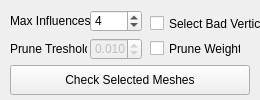
<?xml version="1.0" encoding="UTF-8"?>
<ui version="4.0">
 <class>checkSkinWidget</class>
 <widget class="QDockWidget" name="checkSkinWidget">
  <property name="geometry">
   <rect>
    <x>0</x>
    <y>0</y>
    <width>260</width>
    <height>100</height>
   </rect>
  </property>
  <property name="minimumSize">
   <size>
    <width>260</width>
    <height>100</height>
   </size>
  </property>
  <property name="maximumSize">
   <size>
    <width>260</width>
    <height>100</height>
   </size>
  </property>
  <property name="toolTip">
   <string/>
  </property>
  <property name="floating">
   <bool>true</bool>
  </property>
  <property name="windowTitle">
   <string>Check Skin Influences</string>
  </property>
  <widget class="QWidget" name="dockWidgetContents">
   <widget class="QPushButton" name="check_btn">
    <property name="geometry">
     <rect>
      <x>10</x>
      <y>65</y>
      <width>240</width>
      <height>30</height>
     </rect>
    </property>
    <property name="text">
     <string>Check Selected Meshes</string>
    </property>
   </widget>
   <widget class="QCheckBox" name="prune_chk">
    <property name="geometry">
     <rect>
      <x>150</x>
      <y>40</y>
      <width>91</width>
      <height>17</height>
     </rect>
    </property>
    <property name="text">
     <string>Prune Weights</string>
    </property>
   </widget>
   <widget class="QCheckBox" name="select_chk">
    <property name="geometry">
     <rect>
      <x>150</x>
      <y>15</y>
      <width>121</width>
      <height>17</height>
     </rect>
    </property>
    <property name="text">
     <string>Select Bad Vertices</string>
    </property>
   </widget>
   <widget class="QSpinBox" name="maxInf_spn">
    <property name="geometry">
     <rect>
      <x>90</x>
      <y>10</y>
      <width>52</width>
      <height>22</height>
     </rect>
    </property>
    <property name="specialValueText">
     <string/>
    </property>
    <property name="suffix">
     <string/>
    </property>
    <property name="minimum">
     <number>1</number>
    </property>
    <property name="maximum">
     <number>20</number>
    </property>
    <property name="value">
     <number>4</number>
    </property>
   </widget>
   <widget class="QLabel" name="label">
    <property name="geometry">
     <rect>
      <x>10</x>
      <y>10</y>
      <width>80</width>
      <height>22</height>
     </rect>
    </property>
    <property name="text">
     <string>Max Influences</string>
    </property>
   </widget>
   <widget class="QLabel" name="label_2">
    <property name="geometry">
     <rect>
      <x>10</x>
      <y>38</y>
      <width>77</width>
      <height>22</height>
     </rect>
    </property>
    <property name="text">
     <string>Prune Treshold</string>
    </property>
   </widget>
   <widget class="QDoubleSpinBox" name="pruneTreshold_spn">
    <property name="enabled">
     <bool>false</bool>
    </property>
    <property name="geometry">
     <rect>
      <x>90</x>
      <y>38</y>
      <width>52</width>
      <height>22</height>
     </rect>
    </property>
    <property name="decimals">
     <number>3</number>
    </property>
    <property name="maximum">
     <double>1.000000000000000</double>
    </property>
    <property name="value">
     <double>0.010000000000000</double>
    </property>
   </widget>
  </widget>
 </widget>
 <tabstops>
  <tabstop>check_btn</tabstop>
 </tabstops>
 <resources/>
 <connections/>
</ui>
